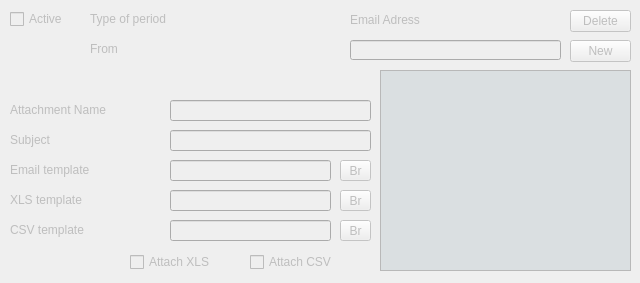
      <widget class="QWidget" name="Custom">
       <property name="enabled">
        <bool>false</bool>
       </property>
       <attribute name="title">
        <string>Custom</string>
       </attribute>
       <widget class="QLabel" name="label_32">
        <property name="geometry">
         <rect>
          <x>10</x>
          <y>220</y>
          <width>151</width>
          <height>20</height>
         </rect>
        </property>
        <property name="text">
         <string>CSV template</string>
        </property>
       </widget>
       <widget class="QLineEdit" name="shiftXLS_5">
        <property name="geometry">
         <rect>
          <x>170</x>
          <y>190</y>
          <width>161</width>
          <height>21</height>
         </rect>
        </property>
       </widget>
       <widget class="QLabel" name="label_33">
        <property name="geometry">
         <rect>
          <x>90</x>
          <y>10</y>
          <width>131</width>
          <height>18</height>
         </rect>
        </property>
        <property name="text">
         <string>Type of period</string>
        </property>
       </widget>
       <widget class="QLineEdit" name="shiftAttach_5">
        <property name="geometry">
         <rect>
          <x>170</x>
          <y>100</y>
          <width>201</width>
          <height>21</height>
         </rect>
        </property>
       </widget>
       <widget class="QLabel" name="label_34">
        <property name="geometry">
         <rect>
          <x>10</x>
          <y>160</y>
          <width>151</width>
          <height>20</height>
         </rect>
        </property>
        <property name="text">
         <string>Email template</string>
        </property>
       </widget>
       <widget class="QLabel" name="label_35">
        <property name="geometry">
         <rect>
          <x>10</x>
          <y>100</y>
          <width>151</width>
          <height>20</height>
         </rect>
        </property>
        <property name="text">
         <string>Attachment Name</string>
        </property>
       </widget>
       <widget class="QLineEdit" name="shiftCSV_5">
        <property name="geometry">
         <rect>
          <x>170</x>
          <y>220</y>
          <width>161</width>
          <height>21</height>
         </rect>
        </property>
       </widget>
       <widget class="QLineEdit" name="shiftEmail_5">
        <property name="geometry">
         <rect>
          <x>170</x>
          <y>160</y>
          <width>161</width>
          <height>21</height>
         </rect>
        </property>
       </widget>
       <widget class="QCheckBox" name="shiftActive_6">
        <property name="geometry">
         <rect>
          <x>10</x>
          <y>7</y>
          <width>100</width>
          <height>24</height>
         </rect>
        </property>
        <property name="text">
         <string>Active</string>
        </property>
       </widget>
       <widget class="QLineEdit" name="shiftSubj_5">
        <property name="geometry">
         <rect>
          <x>170</x>
          <y>130</y>
          <width>201</width>
          <height>21</height>
         </rect>
        </property>
       </widget>
       <widget class="QLabel" name="label_36">
        <property name="geometry">
         <rect>
          <x>10</x>
          <y>130</y>
          <width>151</width>
          <height>20</height>
         </rect>
        </property>
        <property name="text">
         <string>Subject</string>
        </property>
       </widget>
       <widget class="QLabel" name="label_37">
        <property name="geometry">
         <rect>
          <x>90</x>
          <y>40</y>
          <width>61</width>
          <height>18</height>
         </rect>
        </property>
        <property name="text">
         <string>From</string>
        </property>
       </widget>
       <widget class="QCheckBox" name="shiftAttachXLS_5">
        <property name="geometry">
         <rect>
          <x>130</x>
          <y>250</y>
          <width>121</width>
          <height>24</height>
         </rect>
        </property>
        <property name="text">
         <string>Attach XLS</string>
        </property>
       </widget>
       <widget class="QLabel" name="label_38">
        <property name="geometry">
         <rect>
          <x>10</x>
          <y>190</y>
          <width>151</width>
          <height>20</height>
         </rect>
        </property>
        <property name="text">
         <string>XLS template</string>
        </property>
       </widget>
       <widget class="QCheckBox" name="shiftAttachCSV_5">
        <property name="geometry">
         <rect>
          <x>250</x>
          <y>250</y>
          <width>121</width>
          <height>24</height>
         </rect>
        </property>
        <property name="text">
         <string>Attach CSV</string>
        </property>
       </widget>
       <widget class="QToolButton" name="customBrEMAIL">
        <property name="geometry">
         <rect>
          <x>340</x>
          <y>160</y>
          <width>31</width>
          <height>21</height>
         </rect>
        </property>
        <property name="text">
         <string>Br</string>
        </property>
       </widget>
       <widget class="QToolButton" name="customBrXLS">
        <property name="geometry">
         <rect>
          <x>340</x>
          <y>190</y>
          <width>31</width>
          <height>21</height>
         </rect>
        </property>
        <property name="text">
         <string>Br</string>
        </property>
       </widget>
       <widget class="QToolButton" name="customBrCSV">
        <property name="geometry">
         <rect>
          <x>340</x>
          <y>220</y>
          <width>31</width>
          <height>21</height>
         </rect>
        </property>
        <property name="text">
         <string>Br</string>
        </property>
       </widget>
       <widget class="QScrollArea" name="customEmailScrollArea">
        <property name="geometry">
         <rect>
          <x>380</x>
          <y>70</y>
          <width>251</width>
          <height>201</height>
         </rect>
        </property>
        <property name="styleSheet">
         <string notr="true"/>
        </property>
        <property name="widgetResizable">
         <bool>true</bool>
        </property>
        <widget class="QWidget" name="customEmailWidget">
         <property name="geometry">
          <rect>
           <x>0</x>
           <y>0</y>
           <width>249</width>
           <height>199</height>
          </rect>
         </property>
         <property name="styleSheet">
          <string notr="true">	background: #DADFE1;
	border: 1px solid #DADFE1;
	color: black;</string>
         </property>
         <layout class="QVBoxLayout" name="verticalLayout_9">
          <item>
           <layout class="QVBoxLayout" name="customEmailLayout"/>
          </item>
         </layout>
        </widget>
       </widget>
       <widget class="QLineEdit" name="customEmailAdress">
        <property name="geometry">
         <rect>
          <x>350</x>
          <y>40</y>
          <width>211</width>
          <height>20</height>
         </rect>
        </property>
       </widget>
       <widget class="QToolButton" name="saveEmailAdress_13">
        <property name="geometry">
         <rect>
          <x>570</x>
          <y>40</y>
          <width>61</width>
          <height>22</height>
         </rect>
        </property>
        <property name="text">
         <string>New</string>
        </property>
       </widget>
       <widget class="QToolButton" name="customdeleteEmailAdress">
        <property name="geometry">
         <rect>
          <x>570</x>
          <y>10</y>
          <width>61</width>
          <height>22</height>
         </rect>
        </property>
        <property name="text">
         <string>Delete</string>
        </property>
       </widget>
       <widget class="QLabel" name="label_39">
        <property name="geometry">
         <rect>
          <x>350</x>
          <y>10</y>
          <width>141</width>
          <height>20</height>
         </rect>
        </property>
        <property name="text">
         <string>Email Adress</string>
        </property>
       </widget>
      </widget>
